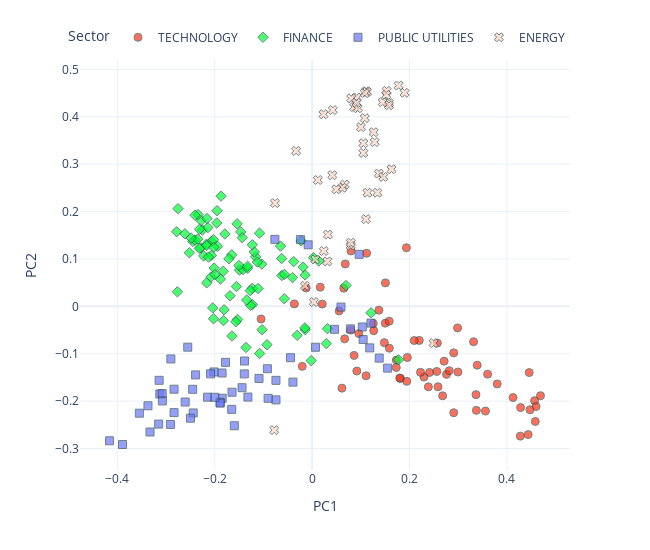

The code cell stored with this chart in its notebook:
### Code cell
from utils.visualisation_functions import pca_plot_from_embeddings

pca_plot_from_embeddings(
    embedding_matrix=model.embeddings.weight.detach().numpy(),
    sectors=data.sectors,
    tickers=data.tickers,
    industries=data.industries,
    names=data.names,
    dimensions=2,
    reduced=True,
    method="PCA",
    return_df=False,
    rand_state=None,
)

### Figure 1 — Plotly figure (JSON) as saved in the notebook; plotly's stock layout.template omitted (floating-point values rounded to 4 significant figures; data arrays with more than 128 entries replaced by an {"elided": "..."} marker saying what was removed)
{"data": [{"customdata": {"elided": "67x3 str values"}, "hovertemplate": "<b>%{hovertext}</b><br><br>Sector=%{customdata[1]}<br>PC1=%{x}<br>PC2=%{y}<br>ticker=%{customdata[0]}<br>industry=%{customdata[2]}<extra></extra>", "hovertext": ["COMPUTER MANUFACTURING", "EDP SERVICES", "COMPUTER SOFTWARE: PREPACKAGED SOFTWARE", "SEMICONDUCTORS", "EDP SERVICES", "COMPUTER SOFTWARE: PREPACKAGED SOFTWARE", "EDP SERVICES", "SEMICONDUCTORS", "COMPUTER SOFTWARE: PREPACKAGED SOFTWARE", "ELECTRICAL PRODUCTS", "COMPUTER SOFTWARE: PREPACKAGED SOFTWARE", "EDP SERVICES", "COMPUTER SOFTWARE: PREPACKAGED SOFTWARE", "EDP SERVICES", "EDP SERVICES", "RADIO AND TELEVISION BROADCASTING AND COMMUNICATIONS EQUIPMENT", "SEMICONDUCTORS", "COMPUTER COMMUNICATIONS EQUIPMENT", "ELECTRICAL PRODUCTS", "INDUSTRIAL MACHINERY/COMPONENTS", "SEMICONDUCTORS", "COMPUTER COMMUNICATIONS EQUIPMENT", "SEMICONDUCTORS", "INDUSTRIAL MACHINERY/COMPONENTS", "COMPUTER SOFTWARE: PREPACKAGED SOFTWARE", "RADIO AND TELEVISION BROADCASTING AND COMMUNICATIONS EQUIPMENT", "INDUSTRIAL MACHINERY/COMPONENTS", "EDP SERVICES", "COMPUTER MANUFACTURING", "COMPUTER MANUFACTURING", "SEMICONDUCTORS", "SEMICONDUCTORS", "ADVERTISING", "INDUSTRIAL MACHINERY/COMPONENTS", "EDP SERVICES", "PROFESSIONAL SERVICES", "SEMICONDUCTORS", "INDUSTRIAL MACHINERY/COMPONENTS", "SEMICONDUCTORS", "PROFESSIONAL SERVICES", "COMPUTER SOFTWARE: PREPACKAGED SOFTWARE", "RADIO AND TELEVISION BROADCASTING AND COMMUNICATIONS EQUIPMENT", "SEMICONDUCTORS", "SEMICONDUCTORS", "ADVERTISING", "COMPUTER SOFTWARE: PREPACKAGED SOFTWARE", "ELECTRICAL PRODUCTS", "SEMICONDUCTORS", "ELECTRICAL PRODUCTS", "INDUSTRIAL MACHINERY/COMPONENTS", "COMPUTER SOFTWARE: PREPACKAGED SOFTWARE", "EDP SERVICES", "SEMICONDUCTORS", "SEMICONDUCTORS", "INDUSTRIAL MACHINERY/COMPONENTS", "SEMICONDUCTORS", "INDUSTRIAL MACHINERY/COMPONENTS", "COMPUTER SOFTWARE: PREPACKAGED SOFTWARE", "RETAIL: COMPUTER SOFTWARE & PERIPHERAL EQUIPMENT", "SEMICONDUCTORS", "COMPUTER SOFTWARE: PREPACKAGED SOFTWARE", "EDP SERVICES", "ELECTRONIC COMPONENTS", "ADVERTISING", "SEMICONDUCTORS", "COMPUTER PERIPHERAL EQUIPMENT", "EDP SERVICES"], "legendgroup": "TECHNOLOGY", "marker": {"color": "#FD3216", "line": {"color": "DarkSlateGrey", "width": 1}, "opacity": 0.7, "size": 8, "symbol": "circle"}, "mode": "markers", "name": "TECHNOLOGY", "orientation": "v", "showlegend": true, "type": "scatter", "x": [0.276, 0.1483, 0.268, 0.4583, -0.02024, 0.22, 0.1372, 0.428, 0.07928, 0.2994, 0.2387, 0.08614, 0.2097, 0.1814, -0.1048, 0.1729, 0.3365, 0.356, 0.1585, -0.01213, 0.4457, 0.06688, 0.2986, 0.1119, 0.1728, 0.256, 0.07984, 0.06135, 0.2816, 0.1799, 0.4689, 0.3373, 0.05547, 0.01666, 0.1108, 0.02077, 0.339, 0.4567, 0.38, 0.06502, 0.1943, 0.2411, 0.3315, 0.4275, 0.09594, 0.2908, 0.1265, 0.2908, 0.3603, 0.06806, 0.2297, 0.1505, 0.1956, 0.4598, 0.1936, 0.4126, -0.03642, 0.2585, 0.2711, 0.4474, 0.09184, 0.1501, 0.2572, 0.1583, 0.4436, 0.1255, 0.2226], "xaxis": "x", "y": [-0.1436, -0.07662, -0.1888, -0.243, -0.1267, -0.07197, -0.008145, -0.2137, -0.04997, -0.1386, -0.17, -0.1036, -0.07214, -0.1523, -0.02669, -0.1134, -0.1864, -0.221, -0.08835, 0.03873, -0.1398, -0.0685, -0.04559, 0.1121, -0.129, -0.1375, 0.117, -0.1726, -0.1358, -0.1512, -0.1886, -0.2196, -0.009716, 0.0405, -0.1466, 0.00484, -0.1242, -0.1992, -0.1637, 0.0384, -0.1583, -0.1395, -0.07474, -0.274, -0.05747, -0.2245, -0.05136, -0.09821, -0.1431, 0.08943, -0.1493, 0.04953, -0.108, -0.2114, 0.1237, -0.1926, 0.005184, -0.1697, -0.1157, -0.2183, -0.1365, -0.03549, -0.07755, -0.03135, -0.2707, -0.03628, -0.1393], "yaxis": "y"}, {"customdata": {"elided": "93x3 str values"}, "hovertemplate": "<b>%{hovertext}</b><br><br>Sector=%{customdata[1]}<br>PC1=%{x}<br>PC2=%{y}<br>ticker=%{customdata[0]}<br>industry=%{customdata[2]}<extra></extra>", "hovertext": ["INVESTMENT MANAGERS", "DIVERSIFIED COMMERCIAL SERVICES", "LIFE INSURANCE", "PROPERTY-CASUALTY INSURERS", "ACCIDENT &HEALTH INSURANCE", "PROPERTY-CASUALTY INSURERS", "SPECIALTY INSURERS", "SPECIALTY INSURERS", "MAJOR BANKS", "FINANCE: CONSUMER SERVICES", "MAJOR BANKS", "MAJOR BANKS", "COMMERCIAL BANKS", "COMMERCIAL BANKS", "INVESTMENT MANAGERS", "MAJOR BANKS", "MAJOR BANKS", "MAJOR BANKS", "SPECIALTY INSURERS", "MAJOR BANKS", "MAJOR BANKS", "PROPERTY-CASUALTY INSURERS", "MAJOR BANKS", "MAJOR BANKS", "LIFE INSURANCE", "PROPERTY-CASUALTY INSURERS", "MAJOR BANKS", "PROPERTY-CASUALTY INSURERS", "MAJOR BANKS", "FINANCE: CONSUMER SERVICES", "FINANCE: CONSUMER SERVICES", "INVESTMENT MANAGERS", "MAJOR BANKS", "MAJOR BANKS", "MAJOR BANKS", "MAJOR BANKS", "MAJOR BANKS", "MAJOR BANKS", "MAJOR BANKS", "MAJOR BANKS", "MAJOR BANKS", "MAJOR BANKS", "MAJOR BANKS", "PROPERTY-CASUALTY INSURERS", "PROPERTY-CASUALTY INSURERS", "INVESTMENT MANAGERS", "LIFE INSURANCE", "PROPERTY-CASUALTY INSURERS", "PROPERTY-CASUALTY INSURERS", "PROPERTY-CASUALTY INSURERS", "SPECIALTY INSURERS", "MAJOR BANKS", "MAJOR BANKS", "MAJOR BANKS", "MAJOR BANKS", "PROPERTY-CASUALTY INSURERS", "SAVINGS INSTITUTIONS", "PROPERTY-CASUALTY INSURERS", "MAJOR BANKS", "MAJOR BANKS", "INVESTMENT BANKERS/BROKERS/SERVICE", "PROPERTY-CASUALTY INSURERS", "DIVERSIFIED COMMERCIAL SERVICES", "INVESTMENT BANKERS/BROKERS/SERVICE", "INVESTMENT BANKERS/BROKERS/SERVICE", "FINANCE/INVESTORS SERVICES", "PROPERTY-CASUALTY INSURERS", "MAJOR BANKS", "FINANCE: CONSUMER SERVICES", "MAJOR BANKS", "FINANCE: CONSUMER SERVICES", "MAJOR BANKS", "MAJOR BANKS", "MAJOR BANKS", "MAJOR BANKS", "LIFE INSURANCE", "MAJOR BANKS", "INVESTMENT BANKERS/BROKERS/SERVICE", "MAJOR BANKS", "PROPERTY-CASUALTY INSURERS", "MAJOR BANKS", "MAJOR BANKS", "ACCIDENT &HEALTH INSURANCE", "MAJOR BANKS", "MAJOR BANKS", "MAJOR BANKS", "MAJOR BANKS", "MAJOR BANKS", "MAJOR BANKS", "PROPERTY-CASUALTY INSURERS", "MAJOR BANKS", "MAJOR BANKS", "MAJOR BANKS"], "legendgroup": "FINANCE", "marker": {"color": "#00FE35", "line": {"color": "DarkSlateGrey", "width": 1}, "opacity": 0.7, "size": 8, "symbol": "diamond"}, "mode": "markers", "name": "FINANCE", "orientation": "v", "showlegend": true, "type": "scatter", "x": [-0.01429, -0.0141, -0.02238, -0.1554, -0.2065, -0.1226, -0.1358, -0.09271, -0.2448, -0.1033, -0.187, -0.278, 0.0137, -0.06488, -0.06253, -0.1649, -0.2226, -0.1464, -0.1027, -0.1158, -0.1079, -0.1646, -0.252, -0.194, -0.03067, -0.2766, -0.2281, -0.2012, -0.149, 0.02922, -0.01487, -0.0378, -0.06212, -0.127, -0.2287, -0.2253, -0.2023, -0.2068, -0.2169, -0.2139, -0.111, -0.1186, -0.2342, -0.1416, -0.1958, 0.003004, -0.154, -0.1123, -0.182, -0.1882, -0.1078, -0.2402, -0.1323, -0.04028, -0.2164, -0.2165, -0.1686, -0.1808, -0.2309, -0.2158, -0.01854, -0.1531, -0.001831, 0.121, 0.03155, 0.1772, -0.1566, 0.06953, -0.1434, -0.2017, -0.0571, -0.1225, -0.2405, -0.1228, -0.2346, -0.2318, -0.2127, -0.05691, -0.1264, -0.2024, -0.1826, -0.1501, -0.1707, -0.2481, -0.2612, -0.2076, -0.1993, -0.1791, -0.2753, -0.2041, -0.1343, -0.1325, -0.1951], "xaxis": "x", "y": [0.06625, -0.04929, 0.1382, 0.04176, 0.1372, 0.03808, -0.08684, -0.081, 0.137, 0.08907, 0.2326, 0.1575, 0.09561, 0.1272, 0.101, 0.1089, 0.1063, 0.1571, -0.04938, 0.1045, 0.1545, -0.06264, 0.1131, 0.1265, -0.06118, 0.03063, 0.1812, 0.08069, 0.07659, -0.07868, -0.0454, 0.09441, 0.06505, 0.03313, 0.1232, 0.1611, 0.1407, 0.1077, 0.131, 0.1662, 0.03761, 0.1147, 0.1938, 0.07752, 0.1759, 0.1028, 0.1742, 0.0935, -0.03015, 0.0576, -0.09952, 0.1396, 0.08021, 0.06071, 0.1284, 0.0495, 0.02233, -0.007326, 0.1627, 0.1854, 0.08295, -0.02772, -0.1146, -0.01355, -0.0472, -0.1129, -0.03272, 0.04397, 0.1449, 0.1246, 0.01608, 0.003655, 0.1925, 0.13, 0.1419, 0.1223, 0.1039, 0.06752, 0.001971, -0.02627, 0.07399, 0.08622, 0.1004, 0.1439, 0.1531, 0.06191, 0.06722, 0.1527, 0.2063, -0.003291, 0.01333, 0.08457, 0.2019], "yaxis": "y"}, {"customdata": {"elided": "57x3 str values"}, "hovertemplate": "<b>%{hovertext}</b><br><br>Sector=%{customdata[1]}<br>PC1=%{x}<br>PC2=%{y}<br>ticker=%{customdata[0]}<br>industry=%{customdata[2]}<extra></extra>", "hovertext": ["ELECTRIC UTILITIES: CENTRAL", "POWER GENERATION", "OIL/GAS TRANSMISSION", "POWER GENERATION", "WATER SUPPLY", "TELECOMMUNICATIONS EQUIPMENT", "ELECTRIC UTILITIES: CENTRAL", "TELECOMMUNICATIONS EQUIPMENT", "TELECOMMUNICATIONS EQUIPMENT", "POWER GENERATION", "ELECTRIC UTILITIES: CENTRAL", "TELECOMMUNICATIONS EQUIPMENT", "WATER SUPPLY", "ELECTRIC UTILITIES: CENTRAL", "ELECTRIC UTILITIES: CENTRAL", "POWER GENERATION", "POWER GENERATION", "ELECTRIC UTILITIES: CENTRAL", "ELECTRIC UTILITIES: CENTRAL", "ELECTRIC UTILITIES: CENTRAL", "POWER GENERATION", "TELECOMMUNICATIONS EQUIPMENT", "ELECTRIC UTILITIES: CENTRAL", "ELECTRIC UTILITIES: CENTRAL", "POWER GENERATION", "ELECTRIC UTILITIES: CENTRAL", "OIL/GAS TRANSMISSION", "POWER GENERATION", "OIL/GAS TRANSMISSION", "OIL/GAS TRANSMISSION", "ELECTRIC UTILITIES: CENTRAL", "OIL & GAS PRODUCTION", "ELECTRIC UTILITIES: CENTRAL", "POWER GENERATION", "POWER GENERATION", "TELECOMMUNICATIONS EQUIPMENT", "ELECTRIC UTILITIES: CENTRAL", "ELECTRIC UTILITIES: CENTRAL", "ELECTRIC UTILITIES: CENTRAL", "TELECOMMUNICATIONS EQUIPMENT", "POWER GENERATION", "OIL/GAS TRANSMISSION", "ELECTRIC UTILITIES: CENTRAL", "OIL/GAS TRANSMISSION", "OIL & GAS PRODUCTION", "TELECOMMUNICATIONS EQUIPMENT", "TELECOMMUNICATIONS EQUIPMENT", "NATURAL GAS DISTRIBUTION", "NATURAL GAS DISTRIBUTION", "TELECOMMUNICATIONS EQUIPMENT", "TELECOMMUNICATIONS EQUIPMENT", "NATURAL GAS DISTRIBUTION", "TELECOMMUNICATIONS EQUIPMENT", "POWER GENERATION", "ENVIRONMENTAL SERVICES", "NATURAL GAS DISTRIBUTION", "WATER SUPPLY"], "legendgroup": "PUBLIC UTILITIES", "marker": {"color": "#6A76FC", "line": {"color": "DarkSlateGrey", "width": 1}, "opacity": 0.7, "size": 8, "symbol": "square"}, "mode": "markers", "name": "PUBLIC UTILITIES", "orientation": "v", "showlegend": true, "type": "scatter", "x": [-0.315, -0.2146, -0.1644, -0.0742, -0.109, 0.1184, -0.1777, 0.1047, 0.1378, -0.1845, -0.2015, 0.007038, -0.09031, -0.3127, -0.337, -0.2908, -0.416, -0.1888, -0.2441, -0.3078, -0.29, 0.0461, -0.2453, -0.2497, -0.2606, -0.3074, -0.07643, -0.2392, -0.1888, -0.1998, -0.2553, -0.02392, -0.03935, -0.1597, -0.314, 0.07878, -0.2085, -0.3547, -0.2834, 0.05929, -0.2834, -0.1848, -0.3893, -0.1318, -0.1392, -0.09183, 0.1208, -0.008104, -0.1388, 0.103, 0.155, -0.165, -0.07424, -0.3328, -0.04427, 0.09663, -0.1439], "xaxis": "x", "y": [-0.2485, -0.1917, -0.1813, -0.1975, -0.1522, -0.08765, -0.1182, -0.07007, -0.1093, -0.194, -0.1385, -0.08633, -0.1941, -0.1849, -0.2099, -0.2492, -0.2838, -0.2024, -0.225, -0.1843, -0.111, -0.04844, -0.1751, -0.2361, -0.2019, -0.1996, 0.1414, -0.1448, -0.2043, -0.192, -0.08617, 0.1408, -0.16, -0.252, -0.1562, -0.04761, -0.1425, -0.2256, -0.1749, -0.001532, -0.2243, -0.1407, -0.2916, -0.1915, -0.1426, -0.1317, -0.03543, 0.1298, -0.1154, -0.04359, -0.1304, -0.2175, -0.1562, -0.2653, -0.1085, 0.1098, -0.1717], "yaxis": "y"}, {"customdata": {"elided": "46x3 str values"}, "hovertemplate": "<b>%{hovertext}</b><br><br>Sector=%{customdata[1]}<br>PC1=%{x}<br>PC2=%{y}<br>ticker=%{customdata[0]}<br>industry=%{customdata[2]}<extra></extra>", "hovertext": ["INTEGRATED OIL COMPANIES", "OIL & GAS PRODUCTION", "OIL & GAS PRODUCTION", "INDUSTRIAL MACHINERY/COMPONENTS", "INDUSTRIAL MACHINERY/COMPONENTS", "METAL FABRICATIONS", "INTEGRATED OIL COMPANIES", "NATURAL GAS DISTRIBUTION", "INTEGRATED OIL COMPANIES", "INDUSTRIAL MACHINERY/COMPONENTS", "OIL & GAS PRODUCTION", "INTEGRATED OIL COMPANIES", "OIL & GAS PRODUCTION", "INTEGRATED OIL COMPANIES", "OIL & GAS PRODUCTION", "OIL & GAS PRODUCTION", "CONSUMER ELECTRONICS/APPLIANCES", "OIL & GAS PRODUCTION", "OIL & GAS PRODUCTION", "OIL & GAS PRODUCTION", "CONSUMER ELECTRONICS/APPLIANCES", "OILFIELD SERVICES/EQUIPMENT", "INTEGRATED OIL COMPANIES", "OIL & GAS PRODUCTION", "OIL REFINING/MARKETING", "ELECTRIC UTILITIES: CENTRAL", "OIL & GAS PRODUCTION", "OIL & GAS PRODUCTION", "OIL & GAS PRODUCTION", "OIL & GAS PRODUCTION", "OIL & GAS PRODUCTION", "OILFIELD SERVICES/EQUIPMENT", "OIL & GAS PRODUCTION", "CONSUMER ELECTRONICS/APPLIANCES", "OIL & GAS PRODUCTION", "OIL & GAS PRODUCTION", "OIL & GAS PRODUCTION", "OIL & GAS PRODUCTION", "OILFIELD SERVICES/EQUIPMENT", "OIL & GAS PRODUCTION", "OIL & GAS PRODUCTION", "OIL & GAS PRODUCTION", "OIL & GAS PRODUCTION", "INTEGRATED OIL COMPANIES", "METAL FABRICATIONS", "INTEGRATED OIL COMPANIES"], "legendgroup": "ENERGY", "marker": {"color": "#FED4C4", "line": {"color": "DarkSlateGrey", "width": 1}, "opacity": 0.7, "size": 8, "symbol": "x"}, "mode": "markers", "name": "ENERGY", "orientation": "v", "showlegend": true, "type": "scatter", "x": [0.07922, 0.1108, 0.08634, 0.006616, 0.003579, 0.1003, 0.04142, 0.03252, 0.134, 0.07943, 0.1053, 0.04243, 0.1372, -0.03289, 0.1127, 0.06702, 0.03121, 0.09363, 0.01185, 0.1577, -0.0148, 0.1285, 0.09148, 0.1532, 0.02414, -0.07779, 0.08028, 0.1083, 0.09101, 0.1777, 0.1577, 0.1264, 0.02342, 0.2494, 0.163, 0.1523, 0.1106, 0.1136, 0.1081, 0.06206, 0.1461, 0.1053, 0.1899, 0.04977, 0.1449, -0.0762], "xaxis": "x", "y": [0.128, 0.4541, 0.4205, 0.09904, 0.009072, 0.3783, 0.2768, 0.1515, 0.2398, 0.1343, 0.3442, 0.4143, 0.2802, 0.328, 0.4527, 0.257, 0.09487, 0.4181, 0.2667, 0.4291, 0.04325, 0.3467, 0.4409, 0.4547, 0.1168, -0.2613, 0.4389, 0.4501, 0.4295, 0.4661, 0.4245, 0.3676, 0.4055, -0.07765, 0.2894, 0.4464, 0.1841, 0.2398, 0.3972, 0.2503, 0.2732, 0.3237, 0.4508, 0.247, 0.4308, 0.2181], "yaxis": "y"}], "layout": {"height": 550, "legend": {"orientation": "h", "title": {"text": "Sector"}, "tracegroupgap": 0, "x": 1, "xanchor": "right", "y": 1.02, "yanchor": "bottom"}, "margin": {"t": 60}, "width": 650, "xaxis": {"anchor": "y", "domain": [0, 1], "title": {"text": "PC1"}}, "yaxis": {"anchor": "x", "domain": [0, 1], "title": {"text": "PC2"}}}}
